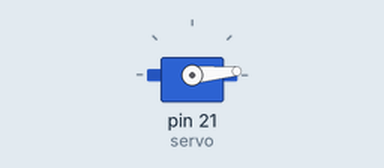
Simulated run of this program. Board: MicroPython board. On the bench: servo. Servo angles are drawn from the pulse width (0.5 ms = 0°, 2.5 ms = 180°); what the program prints to the serial console is not drawn.

Above: at 0.05 s.
At 0.6 s:
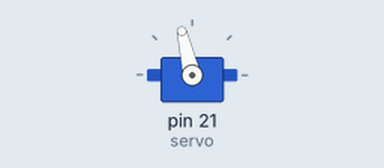
At 1.2 s:
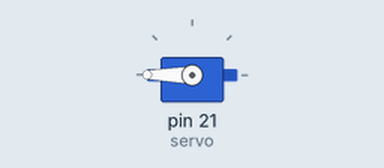
At 2.4 s:
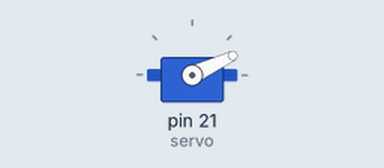
Timing chart, 0 to 7.0 s (numbered marks = the images above):
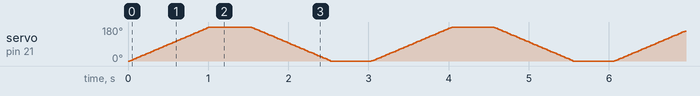

The program:

ej4.py
```python
from machine import Pin, PWM
import time

servo = PWM(Pin(21))
servo.freq(50)

# Límites de pulso en nanosegundos
PULSO_MIN = 500_000  # 0°
PULSO_MAX = 2_500_000 # 180°
PASO_NS = 20_000      # Tamaño del salto para suavidad

print("Iniciando Actividad 4 - Servomotor Automático")

while True:
    # Barrido de 0° a 180°
    for pulso in range(PULSO_MIN, PULSO_MAX + 1, PASO_NS):
        servo.duty_ns(pulso)
        time.sleep_ms(10)

    time.sleep(0.5) # Pausa en 180°

    # Barrido de 180° a 0°
    for pulso in range(PULSO_MAX, PULSO_MIN - 1, -PASO_NS):
        servo.duty_ns(pulso)
        time.sleep_ms(10)

    time.sleep(0.5) # Pausa en 0°
```
